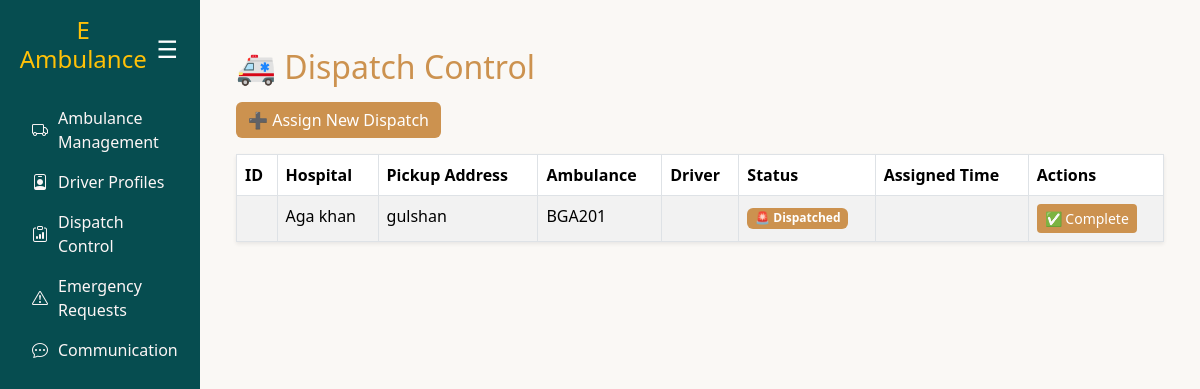
Screenshot of /dispatch/ with the database file from the repository.
### ambulance/models.py (models this page shows, shortened)
class Dispatch(models.Model):
    dispatchid = models.AutoField(primary_key=True)
    request = models.ForeignKey(EmergencyRequest, on_delete=models.CASCADE)
    ambulance = models.ForeignKey(Ambulance, on_delete=models.CASCADE)
    driver = models.ForeignKey(Driver, on_delete=models.CASCADE, null=True, blank=True)
    assigned_time = models.DateTimeField(auto_now_add=True)
    status = models.CharField(
        max_length=20,
        choices=[("assigned", "Assigned"), ("completed", "Completed")],
        default="assigned"
    )
    eta_minutes = models.IntegerField(default=15)  # estimated arrival
    ambulance_lat = models.FloatField(default=24.8607)  # sample coords (Karachi)
    ambulance_lng = models.FloatField(default=67.0011)

class EmergencyRequest(models.Model):
    user = models.ForeignKey(User, on_delete=models.CASCADE)
    ambulance = models.ForeignKey(Ambulance, on_delete=models.CASCADE, null=True, blank=True)
    request_time = models.DateTimeField(auto_now_add=True)  # already hai
    expiry_time = models.DateTimeField(null=True, blank=True)
    created_at = models.DateTimeField(auto_now_add=True)  # 👈 yeh add karo
    status = models.CharField(
        max_length=20,
        choices=[
            ('pending', 'Pending'),
            ('accepted', 'Accepted'),
            ('completed', 'Completed'),
            ('expired', 'Expired'),
        ],
        default='pending'
    )
    pickup_address = models.CharField(max_length=255, null=True, blank=True)
    hospital_name = models.CharField(max_length=255, null=True, blank=True)
    hospital_address = models.CharField(max_length=255, null=True, blank=True)
    request_type = models.CharField(
        max_length=50,
        choices=[('emergency', 'Emergency'), ('normal', 'Normal')],
        default='emergency'
    )

class Ambulance(models.Model):
    AMBULANCE_STATUS = [
        ("available", "Available"),
        ("on_call", "On Call"),
        ("maintenance", "Maintenance"),
    ]
    EQUIPMENT_LEVELS = [
        ("basic", "Basic"),
        ("advanced", "Advanced"),
    ]
    ambulanceid = models.AutoField(primary_key=True)
    vehicle_number = models.CharField(max_length=50, unique=True)
    equipment_level = models.CharField(max_length=10, choices=EQUIPMENT_LEVELS)
    current_status = models.CharField(max_length=15, choices=AMBULANCE_STATUS, default="available")

### ambulance/views.py (the view)
# urls.py: path("dispatch/", views.dispatch_list, name="dispatch_list"),
def dispatch_list(request):
    dispatches = Dispatch.objects.all()
    return render(request, "dispatch_list.html", {"dispatches": dispatches})

### ambulance/templates/dispatch_list.html
{% extends "base.html" %}
{% block content %}
<div class="container mt-4">
    <h2 class="mb-3" style="color:#cc924f;">🚑 Dispatch Control</h2>
    <a href="{% url 'dispatch_create' %}" class="btn mb-3"
       style="background-color:#cc924f; color:white; border:none;">
        ➕ Assign New Dispatch
    </a>
    <table class="table table-bordered table-striped shadow-sm">
        <thead style="background-color:#cc924f; color:white;">
            <tr>
                <th>ID</th>
                <th>Hospital</th>
                <th>Pickup Address</th>
                <th>Ambulance</th>
                <th>Driver</th>
                <th>Status</th>
                <th>Assigned Time</th>
                <th>Actions</th>
            </tr>
        </thead>
        <tbody>
            {% for d in dispatches %}
            <tr>
                <td>{{ d.id }}</td>
                <td>{{ d.request.hospital_name }}</td>
                <td>{{ d.request.pickup_address }}</td>
                <td>{{ d.ambulance.vehicle_number }}</td>
                <td>{{ d.driver.name }}</td>
                <td>
                    {% if d.request.status == "Dispatched" %}
                        <span class="badge" style="background-color:#cc924f;">🚨 Dispatched</span>
                    {% elif d.request.status == "Completed" %}
                        <span class="badge bg-success">✅ Completed</span>
                    {% else %}
                        <span class="badge bg-secondary">{{ d.request.status }}</span>
                    {% endif %}
                </td>
                <td>{{ d.assigned_at|date:"Y-m-d H:i" }}</td>
                <td>
                    {% if d.request.status == "Dispatched" %}
                        <a href="{% url 'dispatch_complete' d.pk %}" class="btn btn-sm"
                           style="background-color:#cc924f; color:white; border:none;">
                            ✅ Complete
                        </a>
                    {% else %}
                        -
                    {% endif %}
                </td>
            </tr>
            {% empty %}
            <tr>
                <td colspan="8" class="text-center">No dispatches yet 🚑</td>
            </tr>
            {% endfor %}
        </tbody>
    </table>
</div>
{% endblock %}

### ambulance/templates/base.html (style rules this page uses)
:root { --brand:#cc924f; --brand-ink:#1a0c0c; --ink:#1f1f1f; --muted:#6b6b6b; --bg:#faf8f5; --card:#ffffff; --ring: rgba(204,146,79,.35); }
body { overflow-x: hidden; background: var(--bg); color: var(--ink); }

### rows the page displays
Dispatch: request.hospital_name "Aga khan", request.pickup_address "gulshan", ambulance.vehicle_number "BGA201", shows "🚨 Dispatched", shows "✅ Complete"
